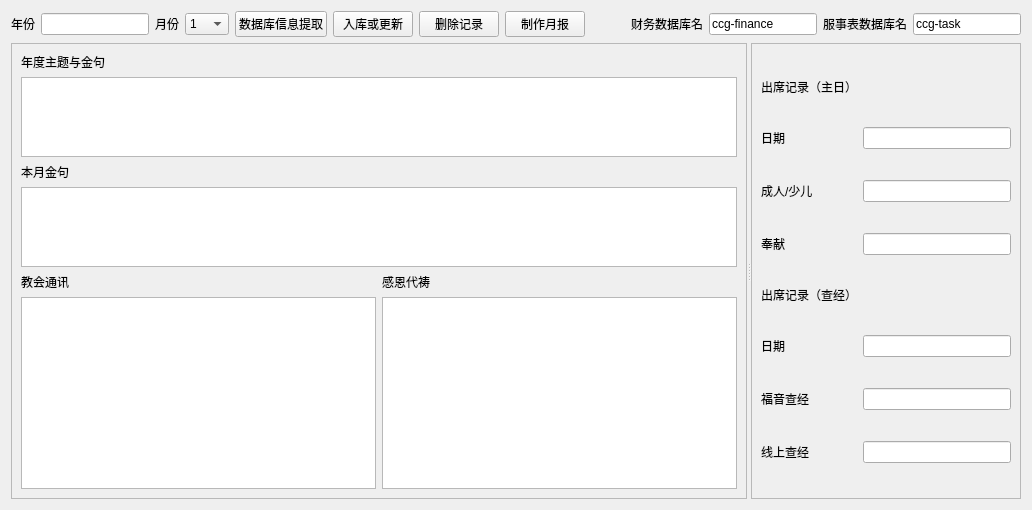
               <widget class="QWidget" name="tab_15">
                <attribute name="title">
                 <string>制作月报</string>
                </attribute>
                <layout class="QVBoxLayout" name="verticalLayout_26">
                 <item>
                  <layout class="QHBoxLayout" name="horizontalLayout_26">
                   <item>
                    <widget class="QLabel" name="label_139">
                     <property name="text">
                      <string>年份</string>
                     </property>
                    </widget>
                   </item>
                   <item>
                    <widget class="QLineEdit" name="lineEdit_year_bulletin"/>
                   </item>
                   <item>
                    <widget class="QLabel" name="label_104">
                     <property name="text">
                      <string>月份</string>
                     </property>
                    </widget>
                   </item>
                   <item>
                    <widget class="QComboBox" name="comboBox_bulletin_month">
                     <item>
                      <property name="text">
                       <string>1</string>
                      </property>
                     </item>
                     <item>
                      <property name="text">
                       <string>2</string>
                      </property>
                     </item>
                     <item>
                      <property name="text">
                       <string>3</string>
                      </property>
                     </item>
                     <item>
                      <property name="text">
                       <string>4</string>
                      </property>
                     </item>
                     <item>
                      <property name="text">
                       <string>5</string>
                      </property>
                     </item>
                     <item>
                      <property name="text">
                       <string>6</string>
                      </property>
                     </item>
                     <item>
                      <property name="text">
                       <string>7</string>
                      </property>
                     </item>
                     <item>
                      <property name="text">
                       <string>8</string>
                      </property>
                     </item>
                     <item>
                      <property name="text">
                       <string>9</string>
                      </property>
                     </item>
                     <item>
                      <property name="text">
                       <string>10</string>
                      </property>
                     </item>
                     <item>
                      <property name="text">
                       <string>11</string>
                      </property>
                     </item>
                     <item>
                      <property name="text">
                       <string>12</string>
                      </property>
                     </item>
                    </widget>
                   </item>
                   <item>
                    <widget class="QPushButton" name="pushButton_load_db_info_bulletin">
                     <property name="text">
                      <string>数据库信息提取</string>
                     </property>
                    </widget>
                   </item>
                   <item>
                    <widget class="QPushButton" name="pushButton_save_bulletin_info">
                     <property name="text">
                      <string>入库或更新</string>
                     </property>
                    </widget>
                   </item>
                   <item>
                    <widget class="QPushButton" name="pushButton_delete_bulletin_record">
                     <property name="text">
                      <string>删除记录</string>
                     </property>
                    </widget>
                   </item>
                   <item>
                    <widget class="QPushButton" name="pushButton_make_bulletin">
                     <property name="text">
                      <string>制作月报</string>
                     </property>
                    </widget>
                   </item>
                   <item>
                    <spacer name="horizontalSpacer_12">
                     <property name="orientation">
                      <enum>Qt::Horizontal</enum>
                     </property>
                     <property name="sizeHint" stdset="0">
                      <size>
                       <width>40</width>
                       <height>20</height>
                      </size>
                     </property>
                    </spacer>
                   </item>
                   <item>
                    <widget class="QLabel" name="label_111">
                     <property name="text">
                      <string>财务数据库名</string>
                     </property>
                    </widget>
                   </item>
                   <item>
                    <widget class="QLineEdit" name="lineEdit_db_finance">
                     <property name="sizePolicy">
                      <sizepolicy hsizetype="Preferred" vsizetype="Fixed">
                       <horstretch>0</horstretch>
                       <verstretch>0</verstretch>
                      </sizepolicy>
                     </property>
                     <property name="text">
                      <string>ccg-finance</string>
                     </property>
                    </widget>
                   </item>
                   <item>
                    <widget class="QLabel" name="label_112">
                     <property name="text">
                      <string>服事表数据库名</string>
                     </property>
                    </widget>
                   </item>
                   <item>
                    <widget class="QLineEdit" name="lineEdit_db_task">
                     <property name="sizePolicy">
                      <sizepolicy hsizetype="Preferred" vsizetype="Fixed">
                       <horstretch>0</horstretch>
                       <verstretch>0</verstretch>
                      </sizepolicy>
                     </property>
                     <property name="text">
                      <string>ccg-task</string>
                     </property>
                    </widget>
                   </item>
                  </layout>
                 </item>
                 <item>
                  <widget class="QSplitter" name="splitter_10">
                   <property name="orientation">
                    <enum>Qt::Horizontal</enum>
                   </property>
                   <widget class="QFrame" name="frame_10">
                    <property name="frameShape">
                     <enum>QFrame::StyledPanel</enum>
                    </property>
                    <property name="frameShadow">
                     <enum>QFrame::Raised</enum>
                    </property>
                    <layout class="QGridLayout" name="gridLayout_7">
                     <item row="0" column="0" colspan="2">
                      <layout class="QVBoxLayout" name="verticalLayout_23">
                       <item>
                        <widget class="QLabel" name="label_106">
                         <property name="sizePolicy">
                          <sizepolicy hsizetype="Preferred" vsizetype="Fixed">
                           <horstretch>0</horstretch>
                           <verstretch>0</verstretch>
                          </sizepolicy>
                         </property>
                         <property name="text">
                          <string>年度主题与金句</string>
                         </property>
                        </widget>
                       </item>
                       <item>
                        <widget class="QTextEdit" name="textEdit_year_scripture_note">
                         <property name="maximumSize">
                          <size>
                           <width>16777215</width>
                           <height>80</height>
                          </size>
                         </property>
                        </widget>
                       </item>
                       <item>
                        <widget class="QLabel" name="label_105">
                         <property name="sizePolicy">
                          <sizepolicy hsizetype="Preferred" vsizetype="Fixed">
                           <horstretch>0</horstretch>
                           <verstretch>0</verstretch>
                          </sizepolicy>
                         </property>
                         <property name="text">
                          <string>本月金句</string>
                         </property>
                        </widget>
                       </item>
                       <item>
                        <widget class="QTextEdit" name="textEdit_month_scripture_note">
                         <property name="maximumSize">
                          <size>
                           <width>16777215</width>
                           <height>80</height>
                          </size>
                         </property>
                        </widget>
                       </item>
                      </layout>
                     </item>
                     <item row="1" column="0">
                      <layout class="QVBoxLayout" name="verticalLayout_24">
                       <item>
                        <widget class="QLabel" name="label_107">
                         <property name="sizePolicy">
                          <sizepolicy hsizetype="Preferred" vsizetype="Fixed">
                           <horstretch>0</horstretch>
                           <verstretch>0</verstretch>
                          </sizepolicy>
                         </property>
                         <property name="text">
                          <string>教会通讯</string>
                         </property>
                        </widget>
                       </item>
                       <item>
                        <widget class="QTextEdit" name="textEdit_reports_note">
                         <property name="sizePolicy">
                          <sizepolicy hsizetype="Preferred" vsizetype="Expanding">
                           <horstretch>0</horstretch>
                           <verstretch>0</verstretch>
                          </sizepolicy>
                         </property>
                         <property name="minimumSize">
                          <size>
                           <width>300</width>
                           <height>0</height>
                          </size>
                         </property>
                        </widget>
                       </item>
                      </layout>
                     </item>
                     <item row="1" column="1">
                      <layout class="QVBoxLayout" name="verticalLayout_25">
                       <item>
                        <widget class="QLabel" name="label_108">
                         <property name="sizePolicy">
                          <sizepolicy hsizetype="Preferred" vsizetype="Fixed">
                           <horstretch>0</horstretch>
                           <verstretch>0</verstretch>
                          </sizepolicy>
                         </property>
                         <property name="text">
                          <string>感恩代祷</string>
                         </property>
                        </widget>
                       </item>
                       <item>
                        <widget class="QTextEdit" name="textEdit_prays_note">
                         <property name="sizePolicy">
                          <sizepolicy hsizetype="Preferred" vsizetype="Expanding">
                           <horstretch>0</horstretch>
                           <verstretch>0</verstretch>
                          </sizepolicy>
                         </property>
                         <property name="minimumSize">
                          <size>
                           <width>300</width>
                           <height>0</height>
                          </size>
                         </property>
                        </widget>
                       </item>
                      </layout>
                     </item>
                    </layout>
                   </widget>
                   <widget class="QFrame" name="frame_9">
                    <property name="frameShape">
                     <enum>QFrame::StyledPanel</enum>
                    </property>
                    <property name="frameShadow">
                     <enum>QFrame::Raised</enum>
                    </property>
                    <layout class="QGridLayout" name="gridLayout_8">
                     <item row="6" column="1">
                      <widget class="QLineEdit" name="lineEdit_dates_2_note"/>
                     </item>
                     <item row="0" column="0">
                      <widget class="QLabel" name="label_109">
                       <property name="sizePolicy">
                        <sizepolicy hsizetype="Preferred" vsizetype="Fixed">
                         <horstretch>0</horstretch>
                         <verstretch>0</verstretch>
                        </sizepolicy>
                       </property>
                       <property name="text">
                        <string>出席记录（主日）</string>
                       </property>
                      </widget>
                     </item>
                     <item row="7" column="1">
                      <widget class="QLineEdit" name="lineEdit_attendence_onsite_note"/>
                     </item>
                     <item row="8" column="1">
                      <widget class="QLineEdit" name="lineEdit_attendence_online_note"/>
                     </item>
                     <item row="3" column="0">
                      <widget class="QLabel" name="label_115">
                       <property name="text">
                        <string>成人/少儿</string>
                       </property>
                      </widget>
                     </item>
                     <item row="1" column="0">
                      <widget class="QLabel" name="label_114">
                       <property name="text">
                        <string>日期</string>
                       </property>
                      </widget>
                     </item>
                     <item row="4" column="0">
                      <widget class="QLabel" name="label_116">
                       <property name="text">
                        <string>奉献</string>
                       </property>
                      </widget>
                     </item>
                     <item row="6" column="0">
                      <widget class="QLabel" name="label_117">
                       <property name="text">
                        <string>日期</string>
                       </property>
                      </widget>
                     </item>
                     <item row="7" column="0">
                      <widget class="QLabel" name="label_118">
                       <property name="text">
                        <string>福音查经</string>
                       </property>
                      </widget>
                     </item>
                     <item row="8" column="0">
                      <widget class="QLabel" name="label_119">
                       <property name="text">
                        <string>线上查经</string>
                       </property>
                      </widget>
                     </item>
                     <item row="1" column="1">
                      <widget class="QLineEdit" name="lineEdit_dates_1_note">
                       <property name="text">
                        <string/>
                       </property>
                      </widget>
                     </item>
                     <item row="3" column="1">
                      <widget class="QLineEdit" name="lineEdit_attendence_note"/>
                     </item>
                     <item row="4" column="1">
                      <widget class="QLineEdit" name="lineEdit_offerings_note"/>
                     </item>
                     <item row="5" column="0">
                      <widget class="QLabel" name="label_110">
                       <property name="sizePolicy">
                        <sizepolicy hsizetype="Preferred" vsizetype="Fixed">
                         <horstretch>0</horstretch>
                         <verstretch>0</verstretch>
                        </sizepolicy>
                       </property>
                       <property name="text">
                        <string>出席记录（查经）</string>
                       </property>
                      </widget>
                     </item>
                    </layout>
                   </widget>
                  </widget>
                 </item>
                </layout>
                <zorder>frame_10</zorder>
                <zorder>frame_9</zorder>
                <zorder></zorder>
               </widget>
